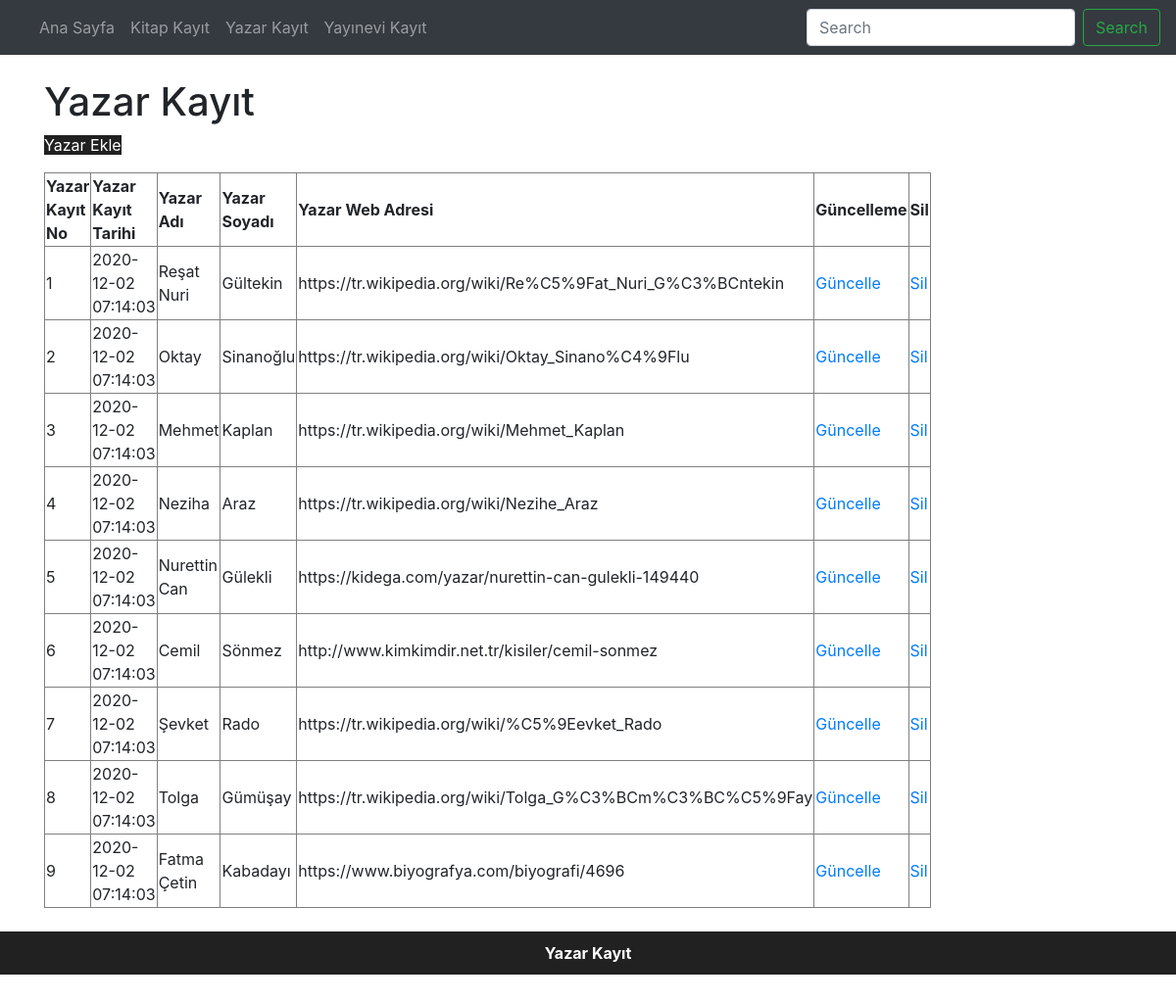
The app's page /ecemkara_final/yazar.php with its own data.
### tables this page shows
CREATE TABLE `yazarveri` (
  `YazarKayitTarihi` timestamp NOT NULL DEFAULT CURRENT_TIMESTAMP COMMENT 'Yazar Kayıt Tarihi girilecek',
  `YazarNo` mediumint(9) NOT NULL COMMENT 'Yazar Numaraları girilecek (Otomatik artan)',
  `YazarAdi` varchar(100) NOT NULL COMMENT 'Yazar adı girilecek',
  `YazarSoyadi` varchar(100) NOT NULL COMMENT 'YAzar Soyadıgirilecek',
  `YazarWebAdresi` varchar(100) DEFAULT NULL COMMENT 'Yazarın web sitesi girilecek'
);

### ecemkara_final/yazar.php (the view, shortened to what this page needs)
<?php
require_once("baglanti.php");
$sorgu = mysqli_query($baglanti, "SELECT * FROM yazarveri");
?>
<!DOCTYPE html>
<html lang="tr"><head><meta http-equiv="Content-Type" content="text/html; charset=UTF-8">
<link href="bootstrap.min.css" rel="stylesheet">
    <link href="./katalog_files/navbar-top.css" rel="stylesheet">
  </head>
  <body>
    <nav class="navbar navbar-expand-md navbar-dark bg-dark mb-4">
  <div class="collapse navbar-collapse" id="navbarCollapse">
    <ul class="navbar-nav mr-auto">
      <li class="nav-item">
        <a class="nav-link" href="index.php">Ana Sayfa </a>
      </li>
      <li class="nav-item">
        <a class="nav-link" href="kitap.php">Kitap Kayıt</a>
      </li>
      <li class="nav-item">
        <a class="nav-link" href="yazar.php">Yazar Kayıt</a>
      </li>
      <li class="nav-item">
        <a class="nav-link" href="yayinevi.php">Yayınevi Kayıt</a>
      </li>
    </ul>
    <form class="form-inline mt-2 mt-md-0">
      <input class="form-control mr-sm-2" type="text" placeholder="Search" aria-label="Search">
      <button class="btn btn-outline-success my-2 my-sm-0" type="submit">Search</button>
    </form>
  </div>
</nav>
<main role="main" class="container">
<h1>Yazar Kayıt</h1>
<p><a href="yazar_ekle.php" style="text-align:center;background-color:#212121; color: white">Yazar Ekle</a></p>
<?php
echo("<table border=1 width=80%>");
    echo("<tr>");
    echo("<td><b>Yazar Kayıt No</b></td>");
    echo("<td><b>Yazar Kayıt Tarihi</b></td>");
    echo("<td><b>Yazar Adı</b></td>");
    echo("<td><b>Yazar Soyadı</b></td>");
    echo("<td><b>Yazar Web Adresi</b></td>");
    echo("<td><b>Güncelleme</b></td>");
    echo("<td><b>Sil</b></td>");
    echo("</tr>");
while($satir = mysqli_fetch_assoc($sorgu)){
    echo("<tr>");
    echo("<td>".$satir["YazarNo"]."</td>");
    echo("<td>".$satir["YazarKayitTarihi"]."</td>");
    echo("<td>".$satir["YazarAdi"]."</td>");
    echo("<td>".$satir["YazarSoyadi"]."</td>");
    echo("<td>".$satir["YazarWebAdresi"]."</td>");
    echo("<td><a href='guncellenecek.php?YazarNo=".$satir["YazarNo"]."'>Güncelle</a></td>");
    echo("<td><a href='sil.php?YazarNo=".$satir["YazarNo"]."'>Sil</a></td>");
    echo("</tr>");
            }
echo("</table>");
?>
</main>
<br>
      <footer style="text-align:center;background-color:#212121; color: white;padding:10px"><b>Yazar Kayıt</b></footer>
</body></html>

### ecemkara_final/navbar-top.css (style rules this page uses)
body { min-height: 75rem; }

### records on screen
yazarveri: YazarNo "1", YazarKayitTarihi "2020-12-02 07:14:03", YazarAdi "Reşat Nuri", YazarSoyadi "Gültekin", YazarWebAdresi "https://tr.wikipedia.org/wiki/Re%C5%9Fat_Nuri_G%C3%BCntekin"
yazarveri: YazarNo "2", YazarKayitTarihi "2020-12-02 07:14:03", YazarAdi "Oktay", YazarSoyadi "Sinanoğlu", YazarWebAdresi "https://tr.wikipedia.org/wiki/Oktay_Sinano%C4%9Flu"
yazarveri: YazarNo "3", YazarKayitTarihi "2020-12-02 07:14:03", YazarAdi "Mehmet", YazarSoyadi "Kaplan", YazarWebAdresi "https://tr.wikipedia.org/wiki/Mehmet_Kaplan"
yazarveri: YazarNo "4", YazarKayitTarihi "2020-12-02 07:14:03", YazarAdi "Neziha", YazarSoyadi "Araz", YazarWebAdresi "https://tr.wikipedia.org/wiki/Nezihe_Araz"
yazarveri: YazarNo "5", YazarKayitTarihi "2020-12-02 07:14:03", YazarAdi "Nurettin Can", YazarSoyadi "Gülekli", YazarWebAdresi "https://kidega.com/yazar/nurettin-can-gulekli-149440"
yazarveri: YazarNo "6", YazarKayitTarihi "2020-12-02 07:14:03", YazarAdi "Cemil", YazarSoyadi "Sönmez", YazarWebAdresi "http://www.kimkimdir.net.tr/kisiler/cemil-sonmez"
yazarveri: YazarNo "7", YazarKayitTarihi "2020-12-02 07:14:03", YazarAdi "Şevket", YazarSoyadi "Rado", YazarWebAdresi "https://tr.wikipedia.org/wiki/%C5%9Eevket_Rado"
yazarveri: YazarNo "8", YazarKayitTarihi "2020-12-02 07:14:03", YazarAdi "Tolga", YazarSoyadi "Gümüşay", YazarWebAdresi "https://tr.wikipedia.org/wiki/Tolga_G%C3%BCm%C3%BC%C5%9Fay"
yazarveri: YazarNo "9", YazarKayitTarihi "2020-12-02 07:14:03", YazarAdi "Fatma Çetin", YazarSoyadi "Kabadayı", YazarWebAdresi "https://www.biyografya.com/biyografi/4696"
